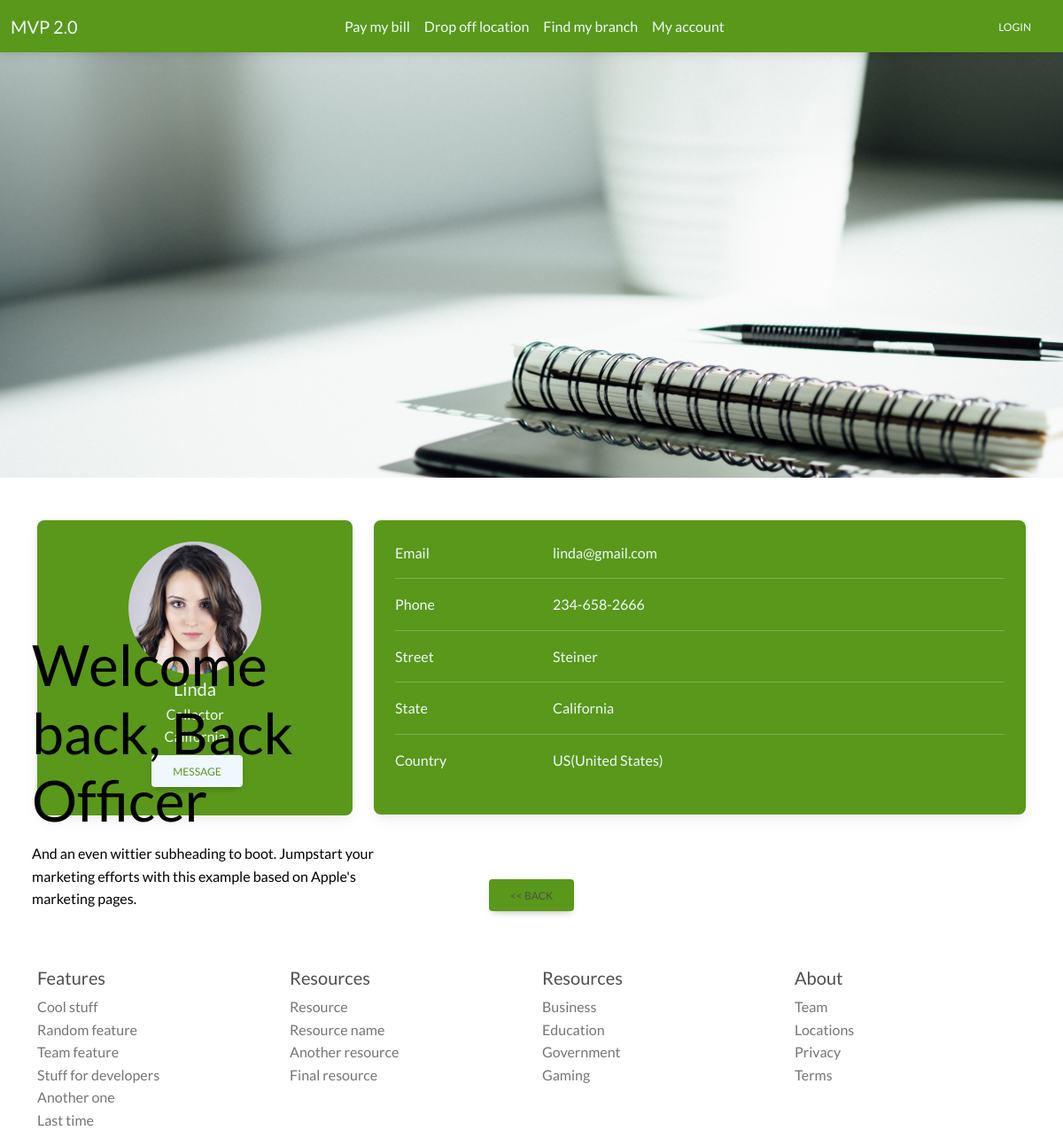
Screenshot of /collector_view.php?id=p0001 with the database file from the repository.
### tables this page shows
CREATE TABLE `employee` (
  `employee_id` varchar(255) NOT NULL,
  `employee_name` varchar(255) NOT NULL,
  `password` varchar(255) NOT NULL,
  `position` varchar(255) NOT NULL,
  `email` varchar(255) NOT NULL,
  `phone` varchar(255) NOT NULL,
  `state` varchar(255) NOT NULL,
  `country` varchar(255) NOT NULL,
  `street` varchar(255) NOT NULL,
  `employee_image` varchar(255) DEFAULT NULL
);

### collector_view.php (the view, shortened to what this page needs)
<?php include "header.php" ?>
</head>
    <body id ="main">
    <?php include("navigation.php") ?>
    <div id ="intro" class="p-3 bg-light">
        <div class="container-fluid">
            <div class="headerwall col-4" >
                <h1 class="display-3 ">Welcome back, Back Officer </h1>
                <p class="fw-light">And an even wittier subheading to boot. Jumpstart your marketing efforts with this example based on Apple's marketing pages.</p>
            </div>
        </div>
    </div>
    <div class="container py-5 collector-information">
        <div class="row">
         <?php
                  include "connection.php";
                  $display_query = "SELECT * FROM employee";
                  $results = mysqli_query($con,$display_query);
                  while($row = mysqli_fetch_assoc($results)){
                    if($row['employee_id']==$_GET['id']){?>
          <div class="col-lg-4">
            <div class="card mb-4">
              <div class="card-body text-center">
                <img src="<?php echo $row['employee_image'] ?>" alt="avatar"
                  class="rounded-circle img-fluid" style="width: 150px;">
                <h5 class="my-1"><?php echo $row['employee_name'] ?></h5>
                <p class="mb-0"><?php echo $row['position'] ?></p>
                <p class="mb-2"><?php echo $row['state'] ?></p>
                <div class="d-flex justify-content-center mb-2 button_infor">
                    <a role="button" class="btn ">Message</a>
                </div>
              </div>
            </div>
          </div>
          <div class="col-lg-8 ">
            <div class="card mb-4">
              <div class="card-body pb-lg-5">
                <div class="row">
                  <div class="col-sm-3">
                    <p class="mb-0">Email</p>
                  </div>
                  <div class="col-sm-9">
                    <p class="mb-0"><?php echo $row['email'] ?></p>
                  </div>
                </div>
                <hr>
                <div class="row">
                  <div class="col-sm-3">
                    <p class="mb-0">Phone</p>
                  </div>
                  <div class="col-sm-9">
                    <p class=" mb-0"><?php echo $row['phone'] ?></p>
                  </div>
                </div>
                <hr>
                <div class="row">
                  <div class="col-sm-3">
                    <p class="mb-0">Street</p>
                  </div>
                  <div class="col-sm-9">
                    <p class="mb-0"><?php echo $row['street'] ?></p>
                  </div>
                </div>
                <hr>
                <div class="row">
                  <div class="col-sm-3">
                    <p class="mb-0">State</p>
                  </div>
                  <div class="col-sm-9">
                    <p class="mb-0"><?php echo $row['state'] ?></p>
                  </div>
                </div>
                <hr>
                <div class="row">
                  <div class="col-sm-3">
                    <p class="mb-0">Country</p>
                  </div>
                  <div class="col-sm-9">
                    <p class="mb-0"><?php echo $row['country'] ?></p>
                  </div>
                </div>
              </div>
            </div>
            </div>
          </div>
          <?php
                    }}
          ?>
        </div>
        <div class="row">
          <div class="d-flex justify-content-center mb-2 ">
            <a href = './select_col.php' role="button" class="btn "><< Back</a>
          </div>
        </div>
    <?php include "footer.php"; ?>
    </body>
</html>

### css/mystyle.css (style rules this page uses)
#main { font-family: 'Lato'; }
.btn { background-color: #59981A; }
div { display: block; }
#intro { background-image: url("http://localhost/img/officer_wall.jpg") ; height: 60vh; background-position: 30% 60%; background-size: cover; }
.headerwall { color: black; position: absolute; bottom: 250px; left: 3%; z-index: 10; text-align: left; }
.card { background-color: #59981A; font-family: Lato; }
.collector-information { color:aliceblue; font-family: Lato; }
.button_infor a { background-color: aliceblue; margin-left: 5px; color: #59981A; font-family: Lato; }

### rows the page displays
employee: employee_image (picture), employee_name "Linda", position "Collector", state "California", email "linda@gmail.com", phone "234-658-2666", street "Steiner", country "US(United States)"
